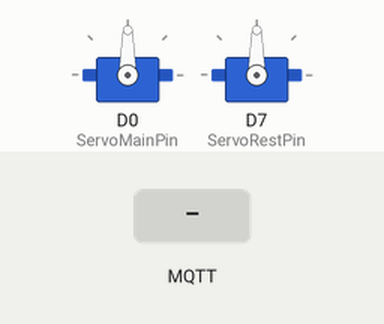
Simulated run of this sketch. Board: ESP8266 (NodeMCU). On the bench: 2 × servo. The inputs (shaded band) are chosen by the test bench. WiFi joins after 1.5 s; servers stay silent unless stated; no MQTT or app messages arrive unless stated; what the sketch prints to the serial monitor is not drawn.

Above: at 6.7 s.
6.8 s: MQTT message "main on" arrives on the first subscribed topic
At 7.6 s:
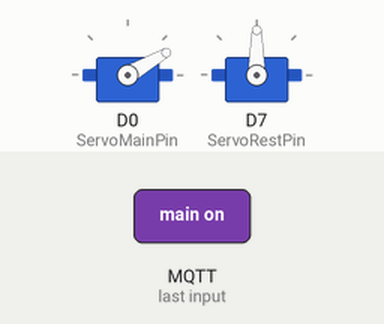
9.3 s: MQTT message "restroom on" arrives on the first subscribed topic
At 9.8 s:
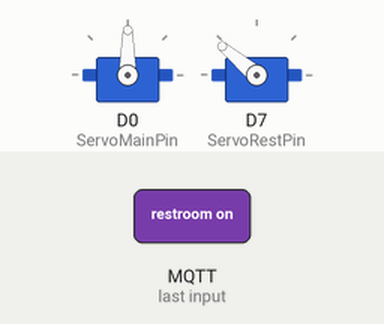
11.8 s: MQTT message "main off" arrives on the first subscribed topic
At 12.6 s:
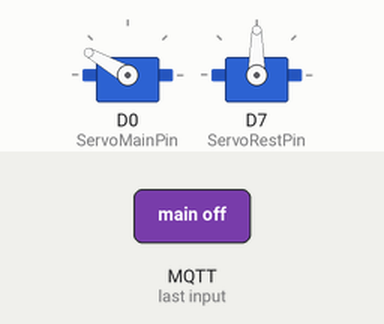
Timing chart, 0 to 14.8 s (numbered marks = the images above; inputs shaded):
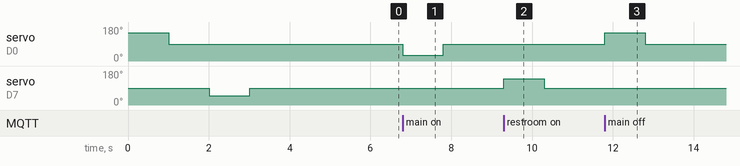

Measured:
- after the input at 6.8 s, servo on D0 (ServoMainPin): 90° → 30° at once, → 90° 1.0 s later
- after the input at 9.3 s, servo on D7 (ServoRestPin): 90° → 140° at once, → 90° 1.0 s later
- after the input at 11.8 s, servo on D0 (ServoMainPin): 90° → 150° at once, → 90° 1.0 s later

The sketch:

mqtt_servo.ino
```cpp
// MQTT를 활용한 nodeMCU-Raspberr Pi servo moter 제어
// Publish: Raspberry Pi
// Subscribe: nodeMCU

#include <ESP8266WiFi.h>
#include <PubSubClient.h>
#include <Servo.h>

#define ServoMainPin D0   // GPIO 16
#define ServoRestPin D7   // GPIO 13
#define InitAngle 90      // default Angle


//WiFI 및 MQTT 변수 설정
const char* ssid = "RaspberryPanda";            // Wif 연결을 위한 정보
const char* password = "457a896a**";
//char* mqtt_server = "192.168.0.111";          // Raspberry Pi를 서버로 활용한 경우
char* mqtt_server = "192.168.0.102";            // Windows(Notebook)을 서버로 활용한 경우
char* lightControlTopic = "raspberryPanda/control/servo";   // Light Control topic
char* clientID = "servo";

char msg[50];

WiFiClient espClient;
PubSubClient client(espClient);

// servo 모터 관련 설정
bool light_main = false;
bool light_restroom = false;
Servo servo_main;
Servo servo_restroom;

void setup(){
  Serial.begin(115200);
  delay(10);
  servo_main.attach(ServoMainPin);
  servo_restroom.attach(ServoRestPin);

  Serial.println("\nInitial Main Light");
  controlMain(light_main);
  Serial.println("Intial Restroom Light");
  controlRestroom(light_restroom);

  setup_wifi();
  client.setServer(mqtt_server, 1883);
  client.setCallback(callback);
  client.connect(clientID);
  client.subscribe(lightControlTopic);
}

void setup_wifi(){
  delay(10);
  Serial.println();
  Serial.print("Connecting to ");
  Serial.println(ssid);

  WiFi.begin(ssid, password);

  while (WiFi.status() != WL_CONNECTED){
    delay(500);
    Serial.print(".");
  }

  Serial.println("");
  Serial.println("WiFi connected");
  Serial.print("IP address: ");
  Serial.println(WiFi.localIP());
}

void callback(char* topic, byte* payload, unsigned int length) {
  int i = 0;

  Serial.println("Message arrived: topic = " + String(topic));
  Serial.println("Length: "+ String(length,DEC));

  //create character buffer with ending null terminator (string)
  for(i=0; i<length; i++){
    msg[i] = payload[i];
  }
  msg[i]= '\0';

  String msgString = String(msg);
  Serial.println("Payload: "+ msgString);

  //전송된 메시지가 "main on"이면 light_main = True, servo_main을 ON으로 바꾸기
  if (msgString == "main on"){
    light_main = true;
    controlMain(light_main);
  }

  //전송된 메시지가 "main off"이면 light_main = False, servo_main을 OFF으로 바꾸기
  if (msgString == "main off"){
    light_main = false;
    controlMain(light_main);
  }

  //전송된 메시지가 "restroom on"이면 light_restroom = Ture, servo_restroom을 ON으로 바꾸기
  if(msgString == "restroom on"){
    light_restroom = true;
    controlRestroom(light_restroom);
  }

  //전송된 메시지가 "restroom on"이면 light_restroom = Ture, servo_restroom을 ON으로 바꾸기
  if(msgString == "restroom off"){
    light_restroom = false;
    controlRestroom(light_restroom);
  }
}

void controlMain(bool light_main){
  if (light_main){
    servo_main.write(30);
    Serial.println("Main Light : ON");
    delay(1000);
    servo_main.write(InitAngle);
    delay(1000);
  }
  else {
    servo_main.write(150);
    Serial.println("Main Light : OFF");
    delay(1000);
    servo_main.write(InitAngle);
    delay(1000);
  }
}

void controlRestroom(bool light_restroom){
  if (light_restroom){
    servo_restroom.write(140);
    Serial.println("Restroom Light : ON");
    delay(1000);
    servo_restroom.write(InitAngle);
    delay(1000);
  }
  else {
    servo_restroom.write(50);
    Serial.println("Restroom Light : OFF");
    delay(1000);
    servo_restroom.write(InitAngle);
    delay(1000);
  }
}

void loop() {
  client.loop();
}
```
